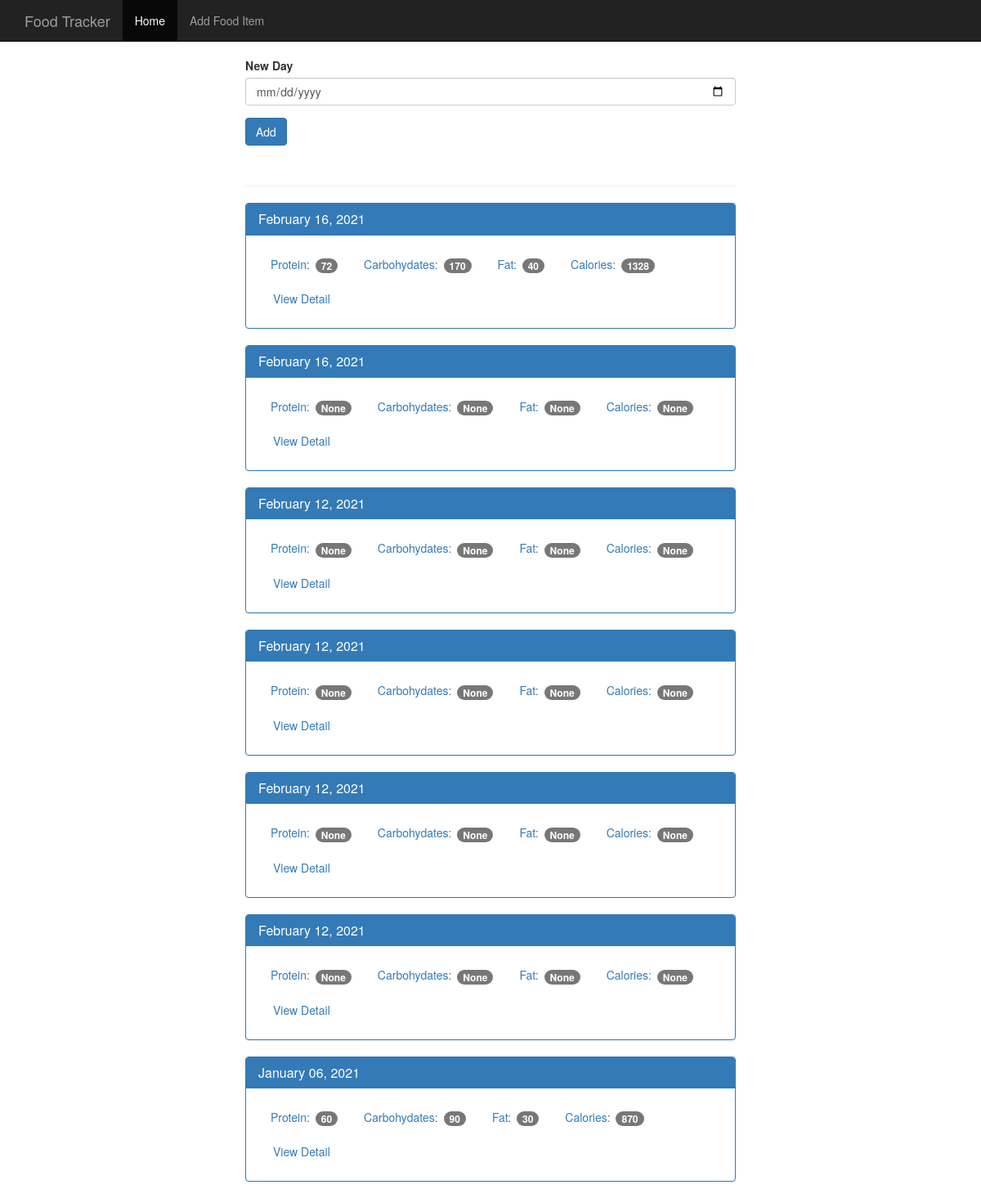
Before: / with the older database file.
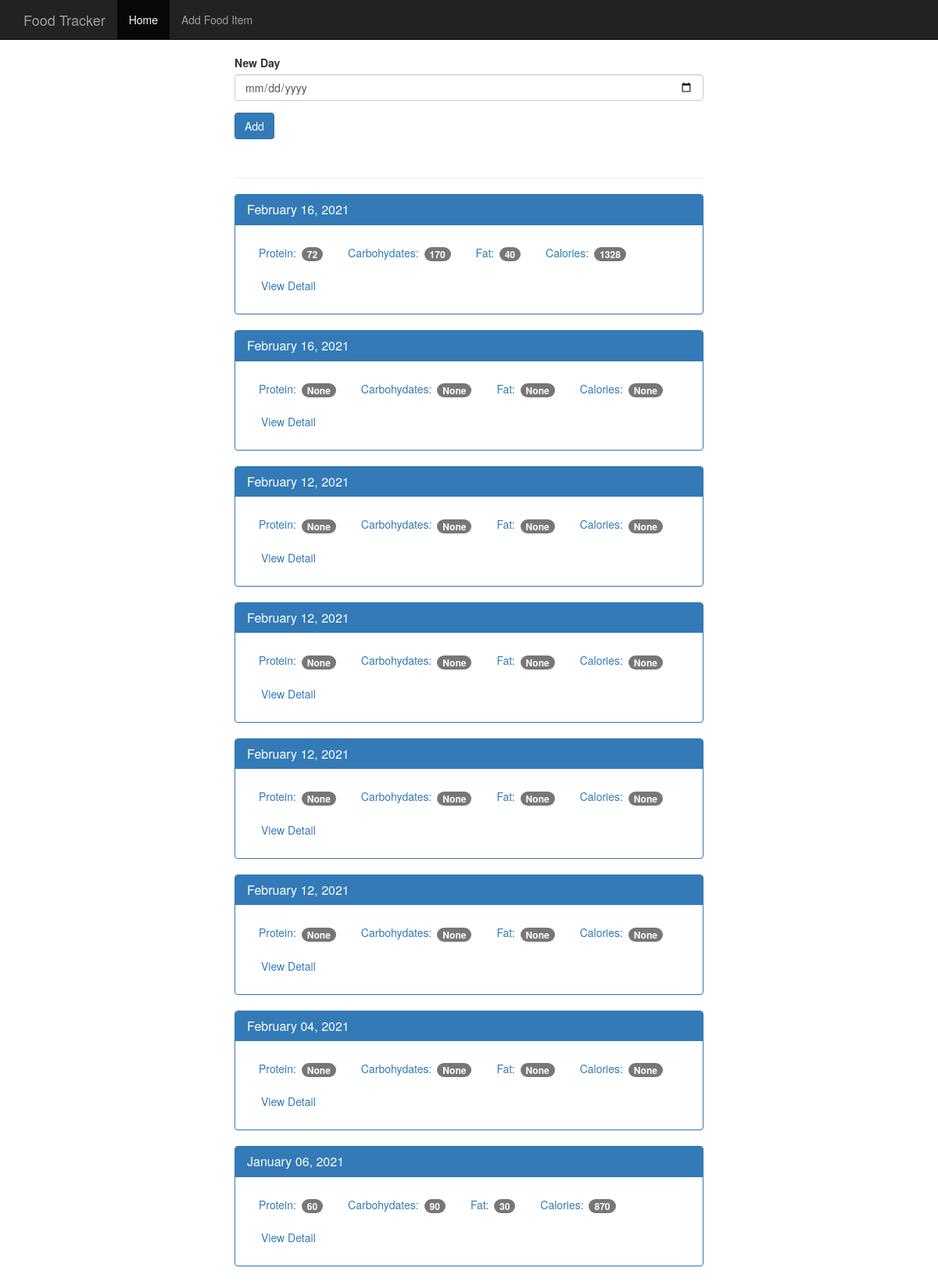
After: the same page with the newer database file.
### tables this page shows
CREATE TABLE log_date (
    id integer primary key autoincrement,
    entry_date date not null
);

### app.py (the view)
@app.route('/', methods=['POST', 'GET'])
def index():
    db = get_db()
    if request.method == 'POST':
        date = request.form['date']
        dt = datetime.strptime(date, '%Y-%m-%d')
        database_date = datetime.strftime(dt, '%Y%m%d')
        db.execute('insert into log_date (entry_date) values (?)', [database_date])
        db.commit()
    cur = db.execute('''select log_date.entry_date, sum(food.protein) as protein, sum(food.carbohydrates) as carbohydrates, sum(food.fat) as fat, sum(food.calories) as calories
                        from log_date
                        left join food_date on food_date.log_date_id = log_date.id
                        left  join food on food.id = food_date.food_id group by log_date.id order by log_date.entry_date desc''')
    results = cur.fetchall()
    date_results = []
    for i in results:
        single_date = {}
        single_date['entry_date'] = i['entry_date']
        single_date['protein'] = i['protein']
        single_date['carbohydrates'] = i['carbohydrates']
        single_date['fat'] = i['fat']
        single_date['calories'] = i['calories']
        d = datetime.strptime(str(i['entry_date']), '%Y%m%d')
        single_date['pretty_date'] = datetime.strftime(d, '%B %d, %Y')
        date_results.append(single_date)
    return render_template('home.html', results=date_results)

### database.py (called while the page is built)
def connect_db():
    sql = sqlite3.connect('food_log.db')
    sql.row_factory = sqlite3.Row
    return sql

def get_db():
    if not hasattr(g, 'sqlite_db'):
        g.sqlite_db = connect_db()
    return g.sqlite_db

### templates/home.html
 {% extends "base.html" %}
{% block body %}
    <nav class="navbar navbar-inverse navbar-fixed-top">
      <div class="container">
        <div class="navbar-header">
          <a class="navbar-brand" href="{{ url_for('index') }}">Food Tracker</a>
        </div>
        <div id="navbar" class="navbar-collapse collapse">
          <ul class="nav navbar-nav">
            <li class="active"><a href="{{ url_for('index') }}">Home</a></li>
            <li><a href="{{ url_for('food') }}">Add Food Item</a></li>
          </ul>
        </div>
      </div>
    </nav>
    <div class="container theme-showcase col-sm-6 col-sm-offset-3" role="main">
      <div class="row">
        <div>
          <form method="POST" action="/">
            <div class="form-group">
              <label for="new-day">New Day</label>
              <input type="date" class="form-control" name="date" id="new-day">
            </div>
            <button type="submit" class="btn btn-primary">Add</button>
          </form>
          <div class="page-header"></div>
          {% for r in results %}
          <div class="panel panel-primary">
            <div class="panel-heading">
              <h3 class="panel-title">{{ r.pretty_date }}</h3>
            </div>
            <div class="panel-body">
              <ul class="nav nav-pills" role="tablist">
                <li><a>Protein: <span class="badge">{{ r.protein }}</span></a></li>
                <li><a>Carbohydates: <span class="badge">{{ r.carbohydrates }}</span></a></li>
                <li><a>Fat: <span class="badge">{{ r.fat }}</span></a></li>
                <li><a>Calories: <span class="badge">{{ r.calories }}</span></a></li>
                <li><a href="{{ url_for('view', date=r.entry_date) }}" type="button" class="btn btn-link">View Detail</a></li>
              </ul>
            </div>
          </div>
          {% endfor %}
        </div>
      </div>
    </div>
    {% endblock %}

Changed rows visible on the page:
added log_date: pretty_date "February 04, 2021", protein "None", carbohydrates "None", fat "None", calories "None"
